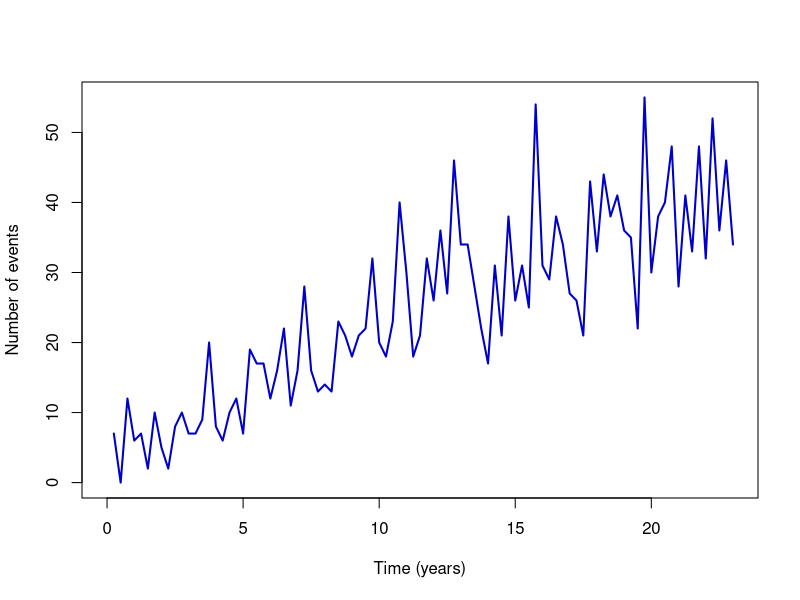
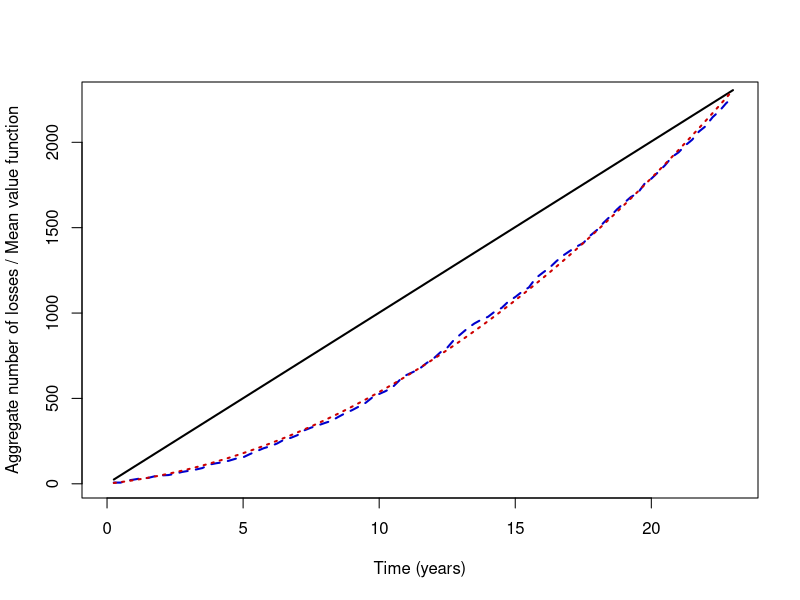

Reproduce these figures in R, in order.

# clear variables and close windows
rm(list = ls(all = TRUE))
graphics.off()

#################################### Subroutine getQnumber(x) #####

getQnumber = function(x) {
    # GETQNUMBER Auxiliary function for STF2loss9 y=getQnumber(x) returns the quarterly number of losses.
    
    maxx = max(x)
    l = length(x)
    y = matrix(0, maxx, 1)
    i = 1
    q = 1
    
    while (i <= l) {
        if (x[i] == q) {
            y[q] = y[q] + 1
            i = i + 1
        } else {
            q = q + 1
        }
    }
    return(y)
}

############################ main calculation #####


m = read.table("dfl.txt")
v = m[which(m[, 5] != 0), 5:6]

n = getQnumber(v[, 2])

# Qnumbers
t = (1:length(n))/4

plot(t, n, type = "l", col = "blue3", lwd = 2, xlab = "Time (years)", ylab = "Number of events", xlim = c(0, 23))

# Mean value function

ncum = cumsum(n)
dev.new()
plot(t, ncum, type = "l", lty = 2, col = "blue3", lwd = 2, xlab = "Time (years)", ylab = "Aggregate number of losses / Mean value function", 
    xlim = c(0, 23))
lines(t, (100.2394 * t), col = "black", lwd = 2)
lines(t, 17.9937 * t + 3.5759 * t^2, col = "red3", lty = 3, lwd = 2) 
